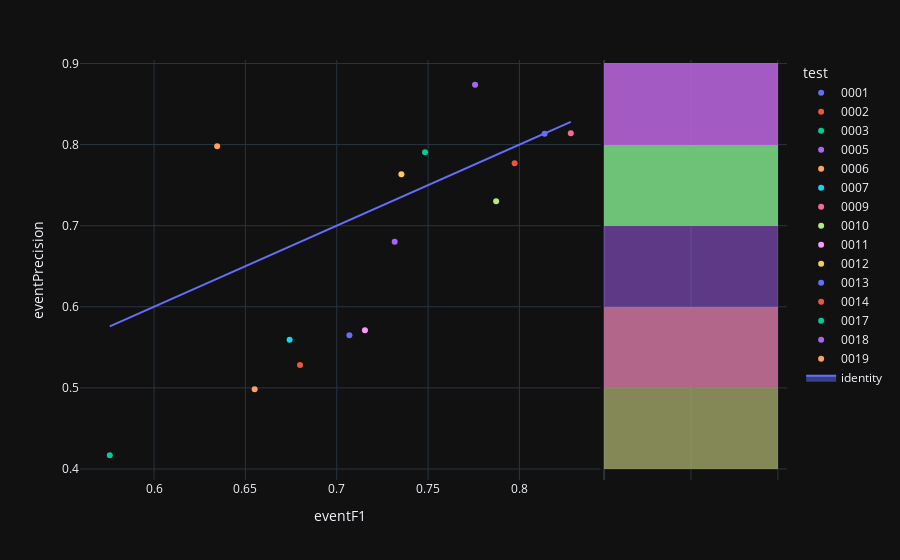

The code cell stored with this chart in its notebook:
### Code cell
fig=px.scatter(experimentModels,x='eventF1',y='eventPrecision',color='test',hover_name='modelId', marginal_y="histogram")
fig.add_trace(
    go.Scatter(x=experimentModels['eventF1'], y=experimentModels['eventF1'], name="identity", mode='lines',fill="toself")
)
fig.show()

### Figure 1 — Plotly figure (JSON) as saved in the notebook; plotly's stock layout.template omitted (floating-point values rounded to 4 significant figures)
{"data": [{"hovertemplate": "<b>%{hovertext}</b><br><br>test=0001<br>eventF1=%{x}<br>eventPrecision=%{y}<extra></extra>", "hovertext": ["4ecbf9fd-9ea2-41f6-82ce-b88ac9b32b76"], "legendgroup": "0001", "marker": {"color": "#636efa", "symbol": "circle"}, "mode": "markers", "name": "0001", "orientation": "v", "showlegend": true, "x": [0.8138], "xaxis": "x", "y": [0.8134], "yaxis": "y", "type": "scatter"}, {"alignmentgroup": "True", "bingroup": "y", "hovertemplate": "test=0001<br>eventPrecision=%{y}<br>count=%{x}<extra></extra>", "legendgroup": "0001", "marker": {"color": "#636efa"}, "name": "0001", "offsetgroup": "0001", "opacity": 0.5, "showlegend": false, "xaxis": "x2", "y": [0.8134], "yaxis": "y2", "type": "histogram"}, {"hovertemplate": "<b>%{hovertext}</b><br><br>test=0002<br>eventF1=%{x}<br>eventPrecision=%{y}<extra></extra>", "hovertext": ["510c627b-7f5d-47cf-806f-77699d7869bf"], "legendgroup": "0002", "marker": {"color": "#EF553B", "symbol": "circle"}, "mode": "markers", "name": "0002", "orientation": "v", "showlegend": true, "x": [0.7974], "xaxis": "x", "y": [0.7769], "yaxis": "y", "type": "scatter"}, {"alignmentgroup": "True", "bingroup": "y", "hovertemplate": "test=0002<br>eventPrecision=%{y}<br>count=%{x}<extra></extra>", "legendgroup": "0002", "marker": {"color": "#EF553B"}, "name": "0002", "offsetgroup": "0002", "opacity": 0.5, "showlegend": false, "xaxis": "x2", "y": [0.7769], "yaxis": "y2", "type": "histogram"}, {"hovertemplate": "<b>%{hovertext}</b><br><br>test=0003<br>eventF1=%{x}<br>eventPrecision=%{y}<extra></extra>", "hovertext": ["81fc4ed7-34db-485d-8b93-027a1d57313e"], "legendgroup": "0003", "marker": {"color": "#00cc96", "symbol": "circle"}, "mode": "markers", "name": "0003", "orientation": "v", "showlegend": true, "x": [0.5758], "xaxis": "x", "y": [0.4169], "yaxis": "y", "type": "scatter"}, {"alignmentgroup": "True", "bingroup": "y", "hovertemplate": "test=0003<br>eventPrecision=%{y}<br>count=%{x}<extra></extra>", "legendgroup": "0003", "marker": {"color": "#00cc96"}, "name": "0003", "offsetgroup": "0003", "opacity": 0.5, "showlegend": false, "xaxis": "x2", "y": [0.4169], "yaxis": "y2", "type": "histogram"}, {"hovertemplate": "<b>%{hovertext}</b><br><br>test=0005<br>eventF1=%{x}<br>eventPrecision=%{y}<extra></extra>", "hovertext": ["edd43941-9867-4361-a47e-36b0c1e13e96"], "legendgroup": "0005", "marker": {"color": "#ab63fa", "symbol": "circle"}, "mode": "markers", "name": "0005", "orientation": "v", "showlegend": true, "x": [0.7317], "xaxis": "x", "y": [0.6801], "yaxis": "y", "type": "scatter"}, {"alignmentgroup": "True", "bingroup": "y", "hovertemplate": "test=0005<br>eventPrecision=%{y}<br>count=%{x}<extra></extra>", "legendgroup": "0005", "marker": {"color": "#ab63fa"}, "name": "0005", "offsetgroup": "0005", "opacity": 0.5, "showlegend": false, "xaxis": "x2", "y": [0.6801], "yaxis": "y2", "type": "histogram"}, {"hovertemplate": "<b>%{hovertext}</b><br><br>test=0006<br>eventF1=%{x}<br>eventPrecision=%{y}<extra></extra>", "hovertext": ["f76f3dc0-a712-49f3-842b-590c783bc6ca"], "legendgroup": "0006", "marker": {"color": "#FFA15A", "symbol": "circle"}, "mode": "markers", "name": "0006", "orientation": "v", "showlegend": true, "x": [0.6345], "xaxis": "x", "y": [0.798], "yaxis": "y", "type": "scatter"}, {"alignmentgroup": "True", "bingroup": "y", "hovertemplate": "test=0006<br>eventPrecision=%{y}<br>count=%{x}<extra></extra>", "legendgroup": "0006", "marker": {"color": "#FFA15A"}, "name": "0006", "offsetgroup": "0006", "opacity": 0.5, "showlegend": false, "xaxis": "x2", "y": [0.798], "yaxis": "y2", "type": "histogram"}, {"hovertemplate": "<b>%{hovertext}</b><br><br>test=0007<br>eventF1=%{x}<br>eventPrecision=%{y}<extra></extra>", "hovertext": ["bedbb2e2-c55d-4931-8937-6ff81b1df99a"], "legendgroup": "0007", "marker": {"color": "#19d3f3", "symbol": "circle"}, "mode": "markers", "name": "0007", "orientation": "v", "showlegend": true, "x": [0.6742], "xaxis": "x", "y": [0.5595], "yaxis": "y", "type": "scatter"}, {"alignmentgroup": "True", "bingroup": "y", "hovertemplate": "test=0007<br>eventPrecision=%{y}<br>count=%{x}<extra></extra>", "legendgroup": "0007", "marker": {"color": "#19d3f3"}, "name": "0007", "offsetgroup": "0007", "opacity": 0.5, "showlegend": false, "xaxis": "x2", "y": [0.5595], "yaxis": "y2", "type": "histogram"}, {"hovertemplate": "<b>%{hovertext}</b><br><br>test=0009<br>eventF1=%{x}<br>eventPrecision=%{y}<extra></extra>", "hovertext": ["d795bc85-43d1-4349-bf03-fe100d40daf9"], "legendgroup": "0009", "marker": {"color": "#FF6692", "symbol": "circle"}, "mode": "markers", "name": "0009", "orientation": "v", "showlegend": true, "x": [0.8281], "xaxis": "x", "y": [0.814], "yaxis": "y", "type": "scatter"}, {"alignmentgroup": "True", "bingroup": "y", "hovertemplate": "test=0009<br>eventPrecision=%{y}<br>count=%{x}<extra></extra>", "legendgroup": "0009", "marker": {"color": "#FF6692"}, "name": "0009", "offsetgroup": "0009", "opacity": 0.5, "showlegend": false, "xaxis": "x2", "y": [0.814], "yaxis": "y2", "type": "histogram"}, {"hovertemplate": "<b>%{hovertext}</b><br><br>test=0010<br>eventF1=%{x}<br>eventPrecision=%{y}<extra></extra>", "hovertext": ["02e88dcd-63b9-408e-848d-a849fc2567a1"], "legendgroup": "0010", "marker": {"color": "#B6E880", "symbol": "circle"}, "mode": "markers", "name": "0010", "orientation": "v", "showlegend": true, "x": [0.7872], "xaxis": "x", "y": [0.7301], "yaxis": "y", "type": "scatter"}, {"alignmentgroup": "True", "bingroup": "y", "hovertemplate": "test=0010<br>eventPrecision=%{y}<br>count=%{x}<extra></extra>", "legendgroup": "0010", "marker": {"color": "#B6E880"}, "name": "0010", "offsetgroup": "0010", "opacity": 0.5, "showlegend": false, "xaxis": "x2", "y": [0.7301], "yaxis": "y2", "type": "histogram"}, {"hovertemplate": "<b>%{hovertext}</b><br><br>test=0011<br>eventF1=%{x}<br>eventPrecision=%{y}<extra></extra>", "hovertext": ["a090862a-9778-4431-9c22-e5d33b1a116c"], "legendgroup": "0011", "marker": {"color": "#FF97FF", "symbol": "circle"}, "mode": "markers", "name": "0011", "orientation": "v", "showlegend": true, "x": [0.7154], "xaxis": "x", "y": [0.571], "yaxis": "y", "type": "scatter"}, {"alignmentgroup": "True", "bingroup": "y", "hovertemplate": "test=0011<br>eventPrecision=%{y}<br>count=%{x}<extra></extra>", "legendgroup": "0011", "marker": {"color": "#FF97FF"}, "name": "0011", "offsetgroup": "0011", "opacity": 0.5, "showlegend": false, "xaxis": "x2", "y": [0.571], "yaxis": "y2", "type": "histogram"}, {"hovertemplate": "<b>%{hovertext}</b><br><br>test=0012<br>eventF1=%{x}<br>eventPrecision=%{y}<extra></extra>", "hovertext": ["e7e4df1d-6250-40e8-bf6c-79a6ed4dbdab"], "legendgroup": "0012", "marker": {"color": "#FECB52", "symbol": "circle"}, "mode": "markers", "name": "0012", "orientation": "v", "showlegend": true, "x": [0.7354], "xaxis": "x", "y": [0.7633], "yaxis": "y", "type": "scatter"}, {"alignmentgroup": "True", "bingroup": "y", "hovertemplate": "test=0012<br>eventPrecision=%{y}<br>count=%{x}<extra></extra>", "legendgroup": "0012", "marker": {"color": "#FECB52"}, "name": "0012", "offsetgroup": "0012", "opacity": 0.5, "showlegend": false, "xaxis": "x2", "y": [0.7633], "yaxis": "y2", "type": "histogram"}, {"hovertemplate": "<b>%{hovertext}</b><br><br>test=0013<br>eventF1=%{x}<br>eventPrecision=%{y}<extra></extra>", "hovertext": ["d47997e9-0f93-4c68-8bfe-3d64bd24b612"], "legendgroup": "0013", "marker": {"color": "#636efa", "symbol": "circle"}, "mode": "markers", "name": "0013", "orientation": "v", "showlegend": true, "x": [0.7069], "xaxis": "x", "y": [0.5648], "yaxis": "y", "type": "scatter"}, {"alignmentgroup": "True", "bingroup": "y", "hovertemplate": "test=0013<br>eventPrecision=%{y}<br>count=%{x}<extra></extra>", "legendgroup": "0013", "marker": {"color": "#636efa"}, "name": "0013", "offsetgroup": "0013", "opacity": 0.5, "showlegend": false, "xaxis": "x2", "y": [0.5648], "yaxis": "y2", "type": "histogram"}, {"hovertemplate": "<b>%{hovertext}</b><br><br>test=0014<br>eventF1=%{x}<br>eventPrecision=%{y}<extra></extra>", "hovertext": ["eb8f4601-7957-4990-ba3b-c6892c7180c2"], "legendgroup": "0014", "marker": {"color": "#EF553B", "symbol": "circle"}, "mode": "markers", "name": "0014", "orientation": "v", "showlegend": true, "x": [0.6799], "xaxis": "x", "y": [0.5282], "yaxis": "y", "type": "scatter"}, {"alignmentgroup": "True", "bingroup": "y", "hovertemplate": "test=0014<br>eventPrecision=%{y}<br>count=%{x}<extra></extra>", "legendgroup": "0014", "marker": {"color": "#EF553B"}, "name": "0014", "offsetgroup": "0014", "opacity": 0.5, "showlegend": false, "xaxis": "x2", "y": [0.5282], "yaxis": "y2", "type": "histogram"}, {"hovertemplate": "<b>%{hovertext}</b><br><br>test=0017<br>eventF1=%{x}<br>eventPrecision=%{y}<extra></extra>", "hovertext": ["068a1a2c-d011-489a-be3e-8c36cceb0721"], "legendgroup": "0017", "marker": {"color": "#00cc96", "symbol": "circle"}, "mode": "markers", "name": "0017", "orientation": "v", "showlegend": true, "x": [0.7483], "xaxis": "x", "y": [0.7905], "yaxis": "y", "type": "scatter"}, {"alignmentgroup": "True", "bingroup": "y", "hovertemplate": "test=0017<br>eventPrecision=%{y}<br>count=%{x}<extra></extra>", "legendgroup": "0017", "marker": {"color": "#00cc96"}, "name": "0017", "offsetgroup": "0017", "opacity": 0.5, "showlegend": false, "xaxis": "x2", "y": [0.7905], "yaxis": "y2", "type": "histogram"}, {"hovertemplate": "<b>%{hovertext}</b><br><br>test=0018<br>eventF1=%{x}<br>eventPrecision=%{y}<extra></extra>", "hovertext": ["32691b47-eae8-4fd8-906e-315585ba2df6"], "legendgroup": "0018", "marker": {"color": "#ab63fa", "symbol": "circle"}, "mode": "markers", "name": "0018", "orientation": "v", "showlegend": true, "x": [0.7757], "xaxis": "x", "y": [0.8738], "yaxis": "y", "type": "scatter"}, {"alignmentgroup": "True", "bingroup": "y", "hovertemplate": "test=0018<br>eventPrecision=%{y}<br>count=%{x}<extra></extra>", "legendgroup": "0018", "marker": {"color": "#ab63fa"}, "name": "0018", "offsetgroup": "0018", "opacity": 0.5, "showlegend": false, "xaxis": "x2", "y": [0.8738], "yaxis": "y2", "type": "histogram"}, {"hovertemplate": "<b>%{hovertext}</b><br><br>test=0019<br>eventF1=%{x}<br>eventPrecision=%{y}<extra></extra>", "hovertext": ["4b322b8b-1809-4f6e-ac12-994435d2fc30"], "legendgroup": "0019", "marker": {"color": "#FFA15A", "symbol": "circle"}, "mode": "markers", "name": "0019", "orientation": "v", "showlegend": true, "x": [0.6551], "xaxis": "x", "y": [0.4983], "yaxis": "y", "type": "scatter"}, {"alignmentgroup": "True", "bingroup": "y", "hovertemplate": "test=0019<br>eventPrecision=%{y}<br>count=%{x}<extra></extra>", "legendgroup": "0019", "marker": {"color": "#FFA15A"}, "name": "0019", "offsetgroup": "0019", "opacity": 0.5, "showlegend": false, "xaxis": "x2", "y": [0.4983], "yaxis": "y2", "type": "histogram"}, {"fill": "toself", "mode": "lines", "name": "identity", "x": [0.8138, 0.7974, 0.5758, 0.7317, 0.6345, 0.6742, 0.8281, 0.7872, 0.7154, 0.7354, 0.7069, 0.6799, 0.7483, 0.7757, 0.6551], "y": [0.8138, 0.7974, 0.5758, 0.7317, 0.6345, 0.6742, 0.8281, 0.7872, 0.7154, 0.7354, 0.7069, 0.6799, 0.7483, 0.7757, 0.6551], "type": "scatter"}], "layout": {"xaxis": {"anchor": "y", "domain": [0.0, 0.7363], "title": {"text": "eventF1"}}, "yaxis": {"anchor": "x", "domain": [0.0, 1.0], "title": {"text": "eventPrecision"}}, "xaxis2": {"anchor": "y2", "domain": [0.7413, 1.0], "matches": "x2", "showticklabels": false, "showline": false, "ticks": "", "showgrid": true}, "yaxis2": {"anchor": "x2", "domain": [0.0, 1.0], "matches": "y", "showticklabels": false, "showgrid": true}, "legend": {"title": {"text": "test"}, "tracegroupgap": 0}, "margin": {"t": 60}, "barmode": "overlay"}}
